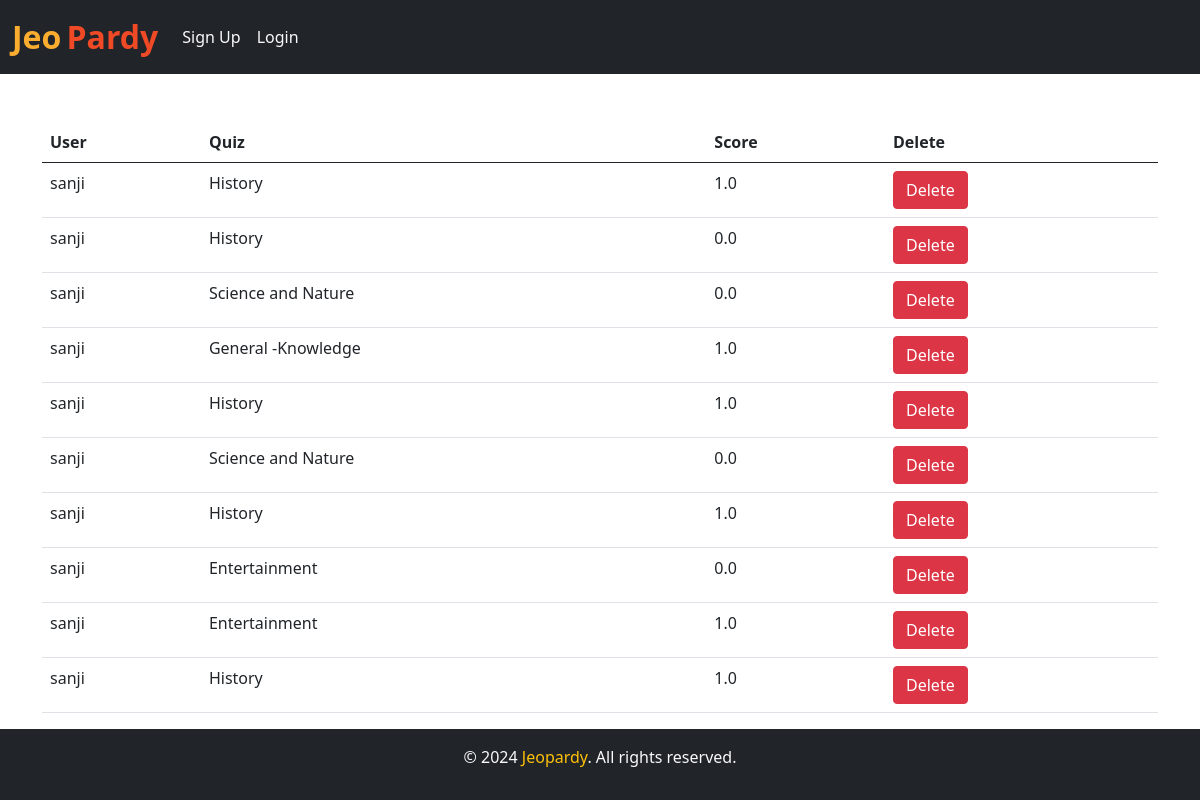
Page /quiz/results/ on the committed database.
### quizzes/models.py (models this page shows, shortened)
class Marks_Of_User(models.Model):
    quiz = models.ForeignKey(Quiz, on_delete=models.CASCADE)
    user = models.ForeignKey(User, on_delete=models.CASCADE)
    score = models.FloatField()

class Quiz(models.Model):
    name = models.CharField(max_length=50)
    desc = models.CharField(max_length=500)
    number_of_questions = models.IntegerField(default=1)
    time = models.IntegerField(help_text="Duration of the quiz in seconds", default="1")
    category = models.ForeignKey(Category, on_delete=models.CASCADE, null=True)
    def __str__(self):
        return self.name

### quizzes/views.py (the view)
# urls.py: path('results/', views.results, name='results'),
def results(request):
    marks = Marks_Of_User.objects.all()
    for mark in marks:
        user = mark.user
        email_type = 'quiz_results'
        mail_subject = 'Quiz Results'
        template = 'email.html'
        send_email(user, email_type, mail_subject, template)
    return render(request, "results.html", {'marks': marks})

### quizzes/views.py (called while the page is built)
def send_email(user, email_type, mail_subject, template):
    message = render_to_string(template, {
        'user': user,
        'type': email_type,
    })
    from_email = "JEOPARDY <moinaAkhanda@gmail.com>"
    send_email = EmailMultiAlternatives(mail_subject, '', to=[user.email], from_email=from_email, reply_to=[from_email])
    send_email.attach_alternative(message, 'text/html')

### quizzes/templates/email.html (shortened to what this page needs)
{% extends "base.html" %}

### quizzes/templates/results.html (shortened to what this page needs)
{% extends 'base.html' %}
{% load static%}
{% block body %}
<div class="container mt-4">
      <br>
      <table class="table">
        <thead>
          <tr>
            <th>User</th>
            <th>Quiz</th>
            <th>Score</th>
            <th>Delete</th>
          </tr>
        </thead>
{% for mark in marks %}
<tr>
  <td>{{mark.user}}</td>
  <td>{{mark.quiz}}</td>
  <td>{{mark.score}}</td>
  <td><a href="{% url 'quizzes:delete_result' result_id=mark.id %}" class="btn btn-danger">Delete</a>
  </td>
</tr>
{% endfor %}
</table>
</div>
{% endblock %}

### rows in the picture
Marks_Of_User: user "sanji", quiz "History", score "1.0"
Marks_Of_User: user "sanji", quiz "History", score "0.0"
Marks_Of_User: user "sanji", quiz "Science and Nature", score "0.0"
Marks_Of_User: user "sanji", quiz "General -Knowledge", score "1.0"
Marks_Of_User: user "sanji", quiz "History", score "1.0"
Marks_Of_User: user "sanji", quiz "Science and Nature", score "0.0"
Marks_Of_User: user "sanji", quiz "History", score "1.0"
Marks_Of_User: user "sanji", quiz "Entertainment", score "0.0"
Marks_Of_User: user "sanji", quiz "Entertainment", score "1.0"
Marks_Of_User: user "sanji", quiz "History", score "1.0"
